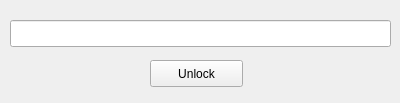
<?xml version="1.0" encoding="UTF-8"?>
<ui version="4.0">
 <class>BtcWalletPwDlg</class>
 <widget class="QWidget" name="BtcWalletPwDlg">
  <property name="geometry">
   <rect>
    <x>0</x>
    <y>0</y>
    <width>400</width>
    <height>103</height>
   </rect>
  </property>
  <property name="windowTitle">
   <string>Enter wallet passphrase</string>
  </property>
  <widget class="QPushButton" name="buttonUnlock">
   <property name="geometry">
    <rect>
     <x>150</x>
     <y>60</y>
     <width>93</width>
     <height>27</height>
    </rect>
   </property>
   <property name="text">
    <string>Unlock</string>
   </property>
  </widget>
  <widget class="QLineEdit" name="editPassword">
   <property name="geometry">
    <rect>
     <x>10</x>
     <y>20</y>
     <width>381</width>
     <height>27</height>
    </rect>
   </property>
   <property name="echoMode">
    <enum>QLineEdit::Password</enum>
   </property>
  </widget>
 </widget>
 <resources/>
 <connections/>
</ui>
